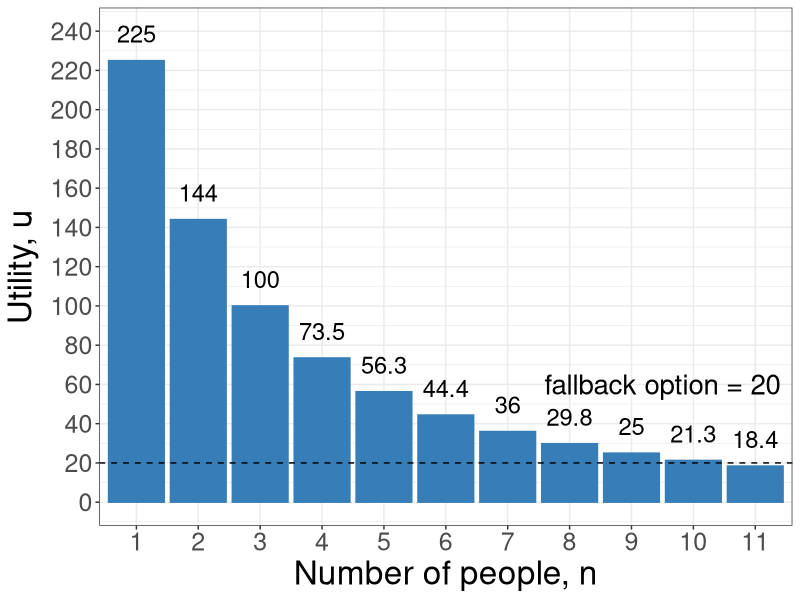
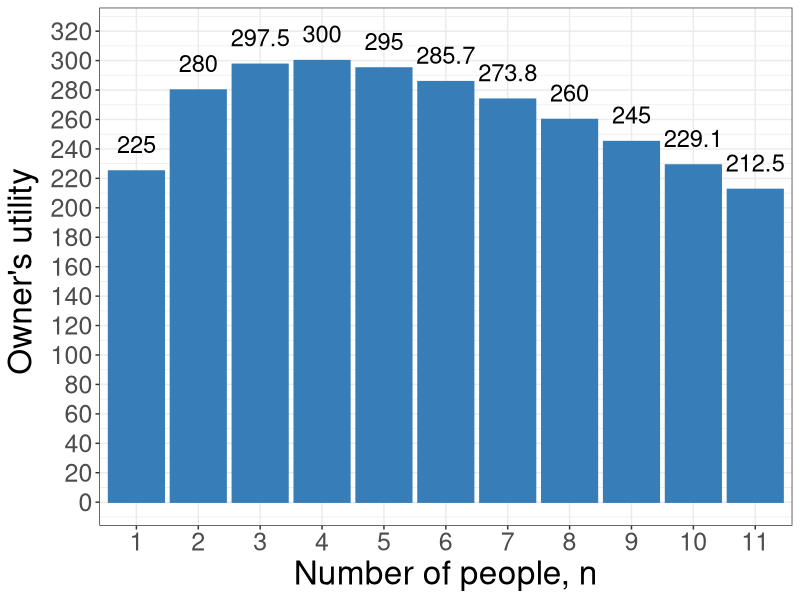
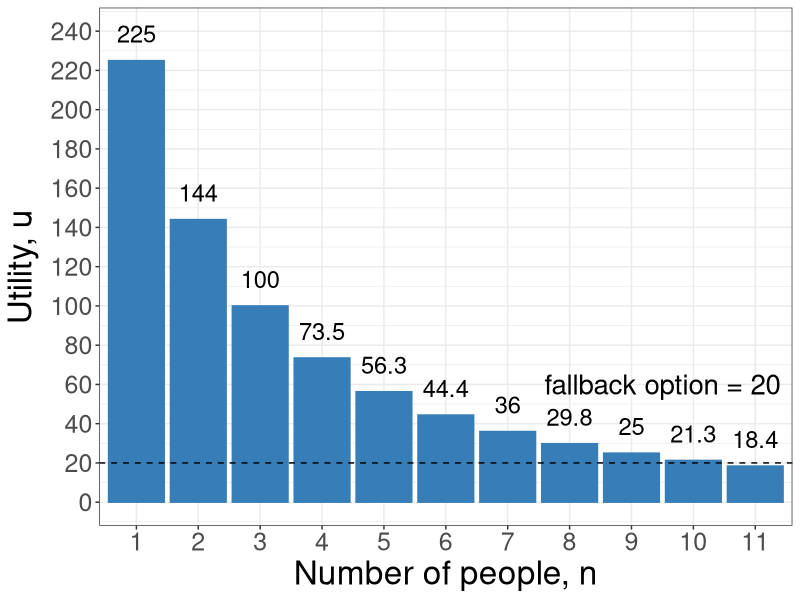
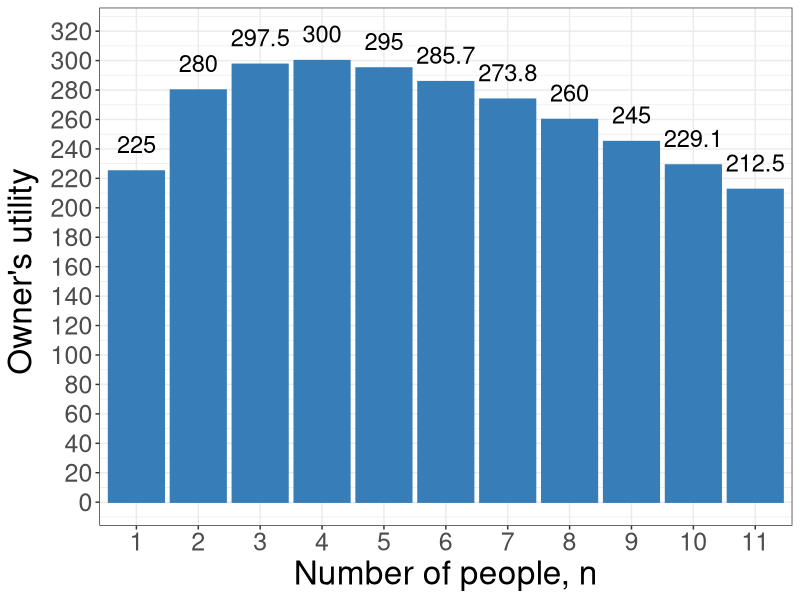

Here is the R script that generated these plots, in order:
require(shape)
library(tidyverse)
#pdf(file = "competitionmarkets/long_run_n_bargraph.pdf", width = 9, height = 7)


#Set parameters for graphics
axislabelsize <- 1.8
labelsize <- 1.5
namesize <- 1.8
annotatesize <- 1.5
graphlinewidth <- 2
segmentlinewidth <- 1.5


COL <- c("#7fc97f", "#beaed4", "#fdc086", "#ffff99", "#386cb0", "#f0027f", "#bf5b17", "#666666")
COLA <- c("#e0f3db", "#99d8c9","#66c2a4","#41ae76", "#238b45", "#005824")
COLB <- c("#c6dbef", "#4eb3d3", "#2b8cbe", "#0868ac","#084081")
COLC <- c("#fcfbfd", "#efedf5", "#dadaeb", "#bcbddc", "#9e9ac8", "#807dba", "#6a51a3", "#54278f", "#3f007d")

n <- as.factor(c(1:11))
u <- c(225,144,100,73.5,56.3,44.4,36,29.8,25,21.3,18.4)

df <- tibble(n,u)


plot1 <- 
  df %>% 
  ggplot(aes(x = n, y = u)) + 
  geom_bar(stat = "identity", position = "dodge", col = "#377eb8", fill = "#377eb8") + 
  xlab("Number of people, n") +
  ylab(expression(paste("Utility, ", u ))) + 
  scale_y_continuous(breaks = seq(0,240,20),
                     labels = seq(0,240,20),
                     limits = c(0,240)) +
  geom_hline(yintercept=20, linetype='dashed', col = 'black') +
  annotate("text", x = 9.5, y = 60, label = "fallback option = 20", cex = 7) + 
  
  # scale_fill_brewer(type = "qual", palette = "Set1", 
  #                   name = "",
  #                   breaks = c("pbar"),
  #                   labels = c("Expected Price")
  # ) + 
  # scale_color_brewer(type = "qual", palette = "Set1", 
  #                    name = "",
  #                    breaks = c("pbar"),
  #                    labels = c("Expected Price")
  # ) +
theme_bw() + 
  theme(#legend.position="top",
    axis.title = element_text(size = 24),
    axis.title.y = element_text(size = 24),
    axis.text.y = element_text(size = 18),
    axis.text.x = element_text(size = 18)
  ) + 
  geom_text(
    aes(x = n, y = u, label = u), 
    vjust = -1, size = 6,
    position = position_dodge(width = 1),
    inherit.aes = TRUE
  ) 

plot1

ggsave(plot1, file = "coordination_failures/figureB.pdf", width = 9, height = 7)

############

n1 <- as.factor(c(1:11))
u1 <- c(225,280,297.5,300,295,285.7,273.8,260,245,229.1,212.5)

df1 <- tibble(n1,u1)

plot2 <- 
  df1 %>% 
  ggplot(aes(x = n1, y = u1)) + 
  geom_bar(stat = "identity", position = "dodge", col = "#377eb8", fill = "#377eb8") + 
  xlab("Number of people, n") +
  ylab(expression(paste("Owner's utility "))) + 
  scale_y_continuous(breaks = seq(0,320,20),
                     labels = seq(0,320,20),
                     limits = c(0,320)) +
  # scale_fill_brewer(type = "qual", palette = "Set1", 
  #                   name = "",
  #                   breaks = c("pbar"),
  #                   labels = c("Expected Price")
  # ) + 
  # scale_color_brewer(type = "qual", palette = "Set1", 
  #                    name = "",
  #                    breaks = c("pbar"),
  #                    labels = c("Expected Price")
  # ) +
theme_bw() + 
  theme(#legend.position="top",
    axis.title = element_text(size = 24),
    axis.title.y = element_text(size = 24),
    axis.text.y = element_text(size = 18),
    axis.text.x = element_text(size = 18)
  ) + 
  geom_text(
    aes(x = n1, y = u1, label = u1), 
    vjust = -1, size = 6,
    position = position_dodge(width = 1),
    inherit.aes = TRUE
  ) 

plot2

ggsave(plot2, file = "coordination_failures/figureB_ownership.pdf", width = 9, height = 7)
